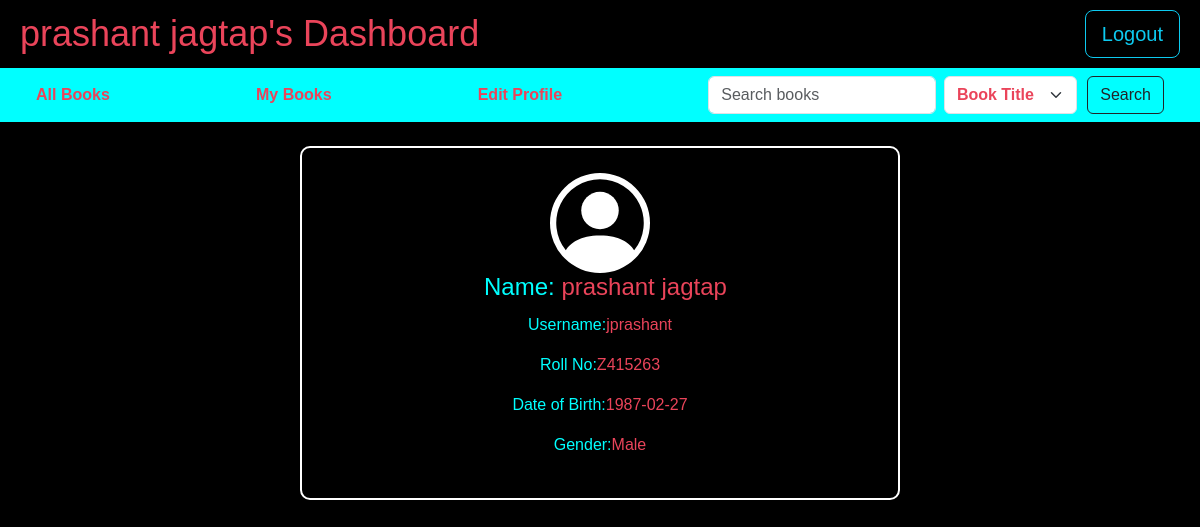
The page /student_dashboard (signed in) on the database its author committed.
### models.py (models this page shows, shortened)
class Student(db.Model, UserMixin):
    __tablename__ = 'student'
    id = db.Column(db.Integer, primary_key=True)
    username = db.Column(db.String[32],unique=True, nullable=False)
    passhash = db.Column(db.String[512],nullable=False)
    name = db.Column(db.String[64],nullable=False)
    surname = db.Column(db.String[64],nullable=False)
    dateofbirth = db.Column(db.Date, nullable=False)
    gender = db.Column(db.String[16], nullable=False)
    is_librarian = db.Column(db.Boolean, default=False)
    rollno = db.Column(db.String[64], nullable=False, unique=True)
    @property
    def password(self):
        raise AttributeError('You cannot read the password attribute!')

### app.py (the view)
@app.route('/student_dashboard')
@login_required
def student_dashboard():
    user = current_user
    books_data = db.session.query(Books, Sections).join(Sections, Books.section_id == Sections.id).all()
    return render_template('student_dashboard.html', user=user, books = books_data)

### app.py (called while the page is built)
@login_manager.user_loader
def load_student(id):
    return db.session.query(Student).get(int(id))

### templates/student_dashboard.html (shortened to what this page needs)
{% extends "base_layout.html" %}
{% block content %}
  <div class="header">
    <h1>{{user.name}} {{user.surname}}'s  Dashboard</h1>
    <a href="/logout" class="btn btn-outline-info btn-lg">Logout</a>
  </div>
  <nav class="navbar" style="background-color: aqua;">
    <a href="/student_dashboard/all_books" style="color: #EA445A;text-decoration: none;">All Books</a>
    <a href="/student_dashboard/my_books" style="color: #EA445A;text-decoration: none;">My Books</a>
    <a href="/student_dashboard/edit_profile" style="color: #EA445A;text-decoration: none;">Edit Profile</a>
    <form method="POST" action="/search_books" class="d-flex" role="search">
        <input type="text" name="query" placeholder="Search books"class="form-control me-2" style="color: black;">
        <select name="filter" placeholder="" class="form-select" id="search-form">
            <option value="book_name">Book Title</option>
        </select>
        <input type="submit"value="Search" class="btn btn-outline-dark" id="search-btn"></input>
    </form>
  </nav>
    <div class="student-profile">
        <h3>Name:<span style="color: #EA445A;padding-top: 600%;"> {{user.name}} {{user.surname}}</span></h3>
        <p><span style="color: aqua;">Username:</span>{{user.username}}</p>
        <p><span style="color: aqua;">Roll No:</span>{{user.rollno}}</p>
        <p><span style="color: aqua;">Date of  Birth:</span>{{user.dateofbirth}}</p>
        <p><span style="color: aqua;">Gender:</span>{{user.gender}}</p>
    </div>
{%endblock%}

### static/style.css (style rules this page uses)
body { background-color: #000000; color:#EA445A ; font-family: Arial, sans-serif; margin: 0; padding: 0; }
.header { padding: 10px 20px; display: flex; justify-content: space-between; align-items: center; }
.header h1 { margin: 0; }
.navbar { color: yellow; text-decoration: none; padding-left: 3%; padding-right: 3%; font-weight: bold; margin-bottom: 2%; }
#search-form { width: 50%; color: #EA445A; font-weight: bold; }
#search-btn { margin-left: 10px; }
h1 { font-size: 36px; text-align: center; margin-bottom: 2%; }
h3 { font-size: 24px; margin-bottom: 2%; color:aqua; margin-left: 2%; }
.student-profile { border: 2px solid #fff; border-radius: 10px; padding: 25px; text-align: center; max-width: 50%; max-height: 50%; margin: 0 auto; }

### rows shown on the page
Student: name "prashant", surname "jagtap", username "jprashant", rollno "Z415263", dateofbirth "1987-02-27", gender "Male"
